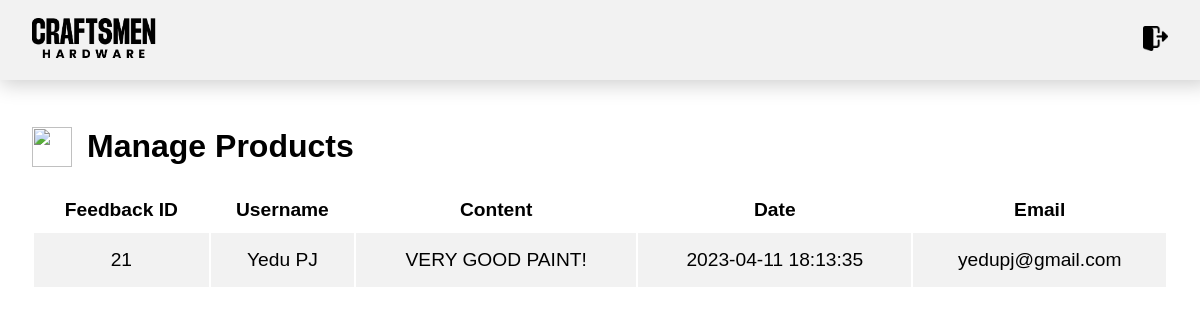
Screenshot of /admin/feedback/feedback.php (signed in) with the database file from the repository.
### tables this page shows
CREATE TABLE `feedback` (
  `feedback_id` int(11) NOT NULL,
  `username` varchar(20) NOT NULL,
  `content` varchar(256) NOT NULL,
  `date` varchar(64) NOT NULL,
  `email` varchar(64) NOT NULL
);

### admin/feedback/feedback.php (the view, shortened to what this page needs)
<!DOCTYPE html>
<html lang="en">
<head>
     <link rel="stylesheet" href="../style/admin-style.css">
</head>
<body>
     <?php
     include '../components/nav.php'
     ?>
     <div class="dash-div">
     <div class="admin-head">
               <img class="admin-logo" src="https://cdn-icons-png.flaticon.com/512/1151/1151511.png" alt="">
               <h1>
                    Manage Products
               </h1>
          </div><div class="dash-div-btn">
               <div class="show-items">
                    <?php
                    $servername = "localhost";
                    $username = "root";
                    $password = "";
                    $dbname = "craftsmendb";
                    $conn = new mysqli($servername, $username, $password, $dbname);
                    $sql = "SELECT * FROM feedback";
                    $result = $conn->query($sql);
                    echo "<table class='order-news'>";
                    echo "<tr>
               <th>Feedback ID</th>
               <th>Username</th>
               <th>Content</th>
               <th>Date</th>
               <th>Email</th>
               </tr>";
                    if ($result->num_rows > 0) {
                         while ($row = $result->fetch_assoc()) {
                              echo "<tr class='order-res'>
                         <td>" . $row["feedback_id"] . "</td>
                         <td>" . $row["username"] . "</td>
                         <td>" . $row["content"] . "</td>
                         <td>" . $row["date"] . "</td>
                         <td>" . $row["email"] . "</td>
                         </tr>";
                         }
                    } else {
                         echo "<tr><td colspan='6'>No results found.</td></tr>";
                    }
                    echo "</table>";
                    ?>
               </div>
          </div>
</body>
</html>

### admin/style/admin-style.css (style rules this page uses)
* { margin: 0; padding: 0; box-sizing: border-box; font-family: "Outfit", sans-serif; scroll-behavior: smooth; }
.dash-div { margin: 2rem; }
.dash-div h1 { margin: 1rem 0; }
.dash-div-btn { width: 100%; display: flex; flex-wrap: wrap; justify-content: space-between; }
.dash-div-btn div { width: 100%; display: flex; flex-wrap: wrap; justify-content: flex-end; }
.show-items { width: 100%; display: flex; flex-direction: column; }
.show-items table { text-align: center; width: 100%; }
.show-items table th { font-size: 1.2rem; padding-bottom: 10px; }
.show-items table td { padding: 1rem 0; font-size: 1.2rem; }
.order-news tr:nth-child(even) { background-color: #f2f2f2; }
.admin-logo { width: 40px; height: 40px; margin-right: 15px; }
.admin-head { display: flex; align-items: center; margin-bottom: 1rem; }

### rows the page displays
feedback: feedback_id "21", username "Yedu PJ", content "VERY GOOD PAINT!", date "2023-04-11 18:13:35", email "yedupj@gmail.com"
